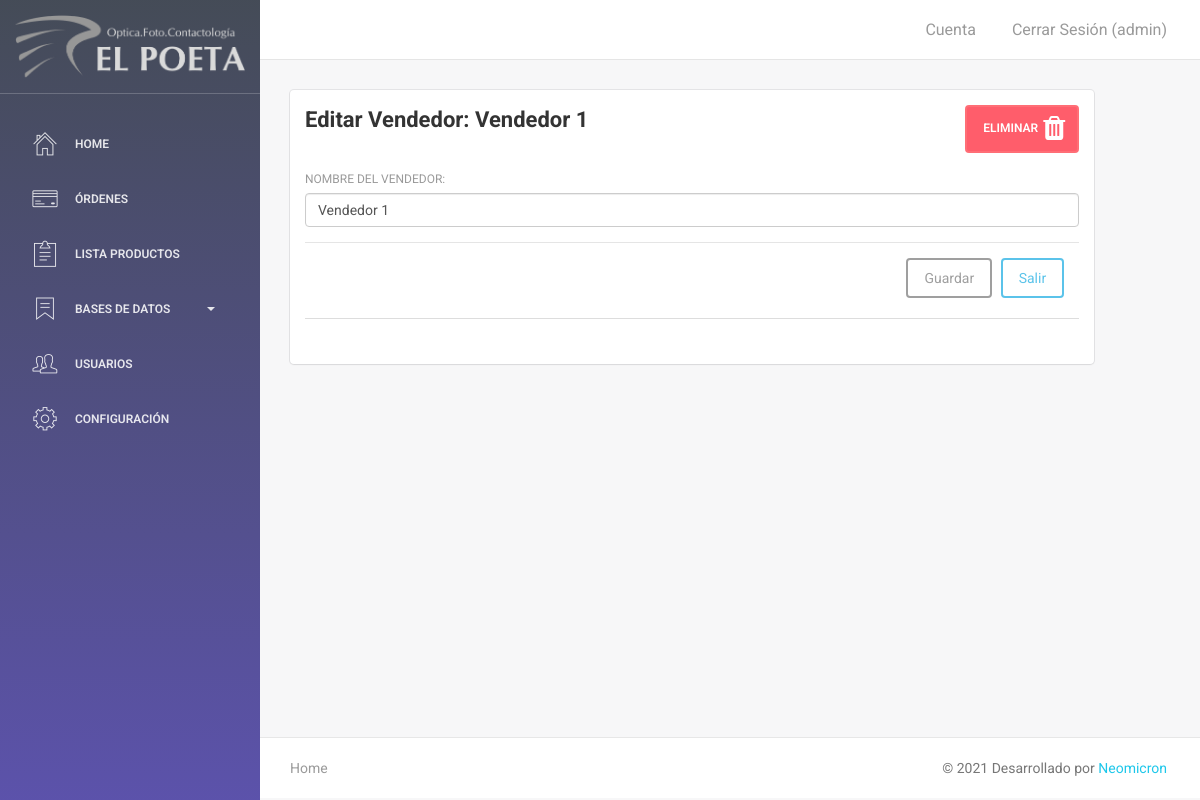
The app's page /editar_vendedor.php?id=7 (signed in), older data.
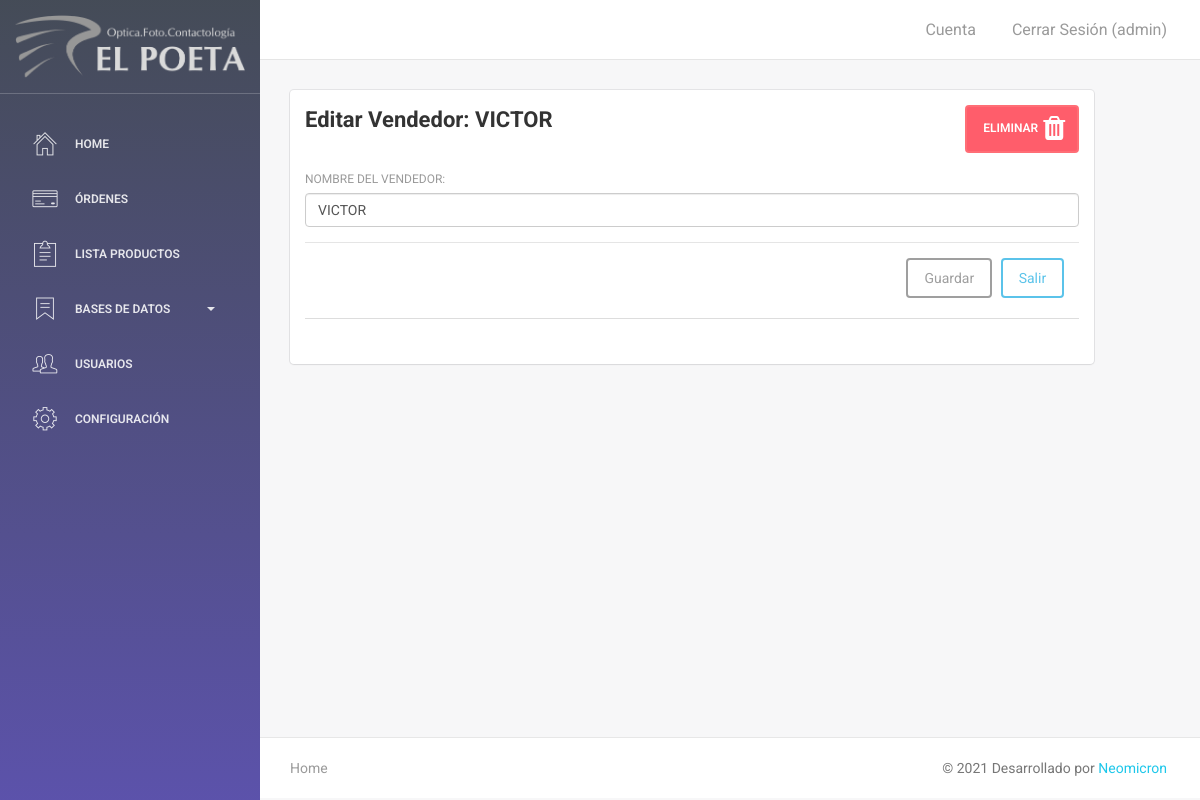
The same page, newer data.
### tables this page shows
CREATE TABLE `vendedores` (
  `id_vendedor` int(11) NOT NULL,
  `nombre` varchar(50) NOT NULL DEFAULT '0',
  `password` varchar(300) NOT NULL DEFAULT '0'
);

### editar_vendedor.php (called while the page is built, shortened)
<?php
require 'config/conexion.php';
$id_vendedor = $_GET['id'];
$result = $con->PREPARE("
	SELECT * FROM vendedores
	WHERE id_vendedor = '$id_vendedor'");
$result->execute();
$vendedor_editar = $result->fetch();
require 'views/editar_vendedor.view.php';
?>

### views/editar_vendedor.view.php (the view, shortened to what this page needs)
<?php require 'views/header.php' ?>
<div class="wrapper">
    <?php include 'views/sidebar.php' ?>
    <?php include 'views/navbar.php' ?>
        <div class="content">
            <div class="container-fluid">
                <div class="row">
                    <div class="col-md-11">
                        <div class="card">
                            <div class="header d-flex justify-content-between">
                                <h4 class="title"><strong>Editar Vendedor: <?php echo $vendedor_editar['nombre']; ?></strong></h4>
                                <a class="btn btn-danger d-block d-sm-flex align-items-center" data-toggle="modal" data-target="#modalConfirmDelete<?php echo $vendedor_editar['id_vendedor']; ?>" style="cursor:pointer"><h6 class="mr-2">Eliminar</h6><i class="fa fa-trash fa-2x"></i></a>
                            </div>
                            <div class="content">
                                <form action="consultas/edit_vendedor.php" id="form-edit-user<?php echo $vendedor_editar['id_vendedor']; ?>" method="POST">
                                  <div class="form-group">
                                    <label for="nombre">Nombre del vendedor:</label>
                                    <input class="form-control" type="text" name="nombre" value="<?php echo $vendedor_editar['nombre']; ?>" autocomplete="off" required>
                                  </div>
                                <div class="modal-footer justify-content-center">
                                  <button class="btn info-color-dark white-text" type="submit">Guardar</button>
                                  <a class="btn btn-outline-info waves-effect" href="usuarios">Salir</a>
                                </div>
                                </form>
                                <div class="footer">
                                    <hr>
                                </div>
                            </div>
                        </div>
                    </div>
                </div>
            </div>
        </div>
<?php include 'views/footer.php' ?>

Row changes from the older to the newer data that the page shows:
changed vendedores: nombre "Vendedor 1" → "VICTOR"
